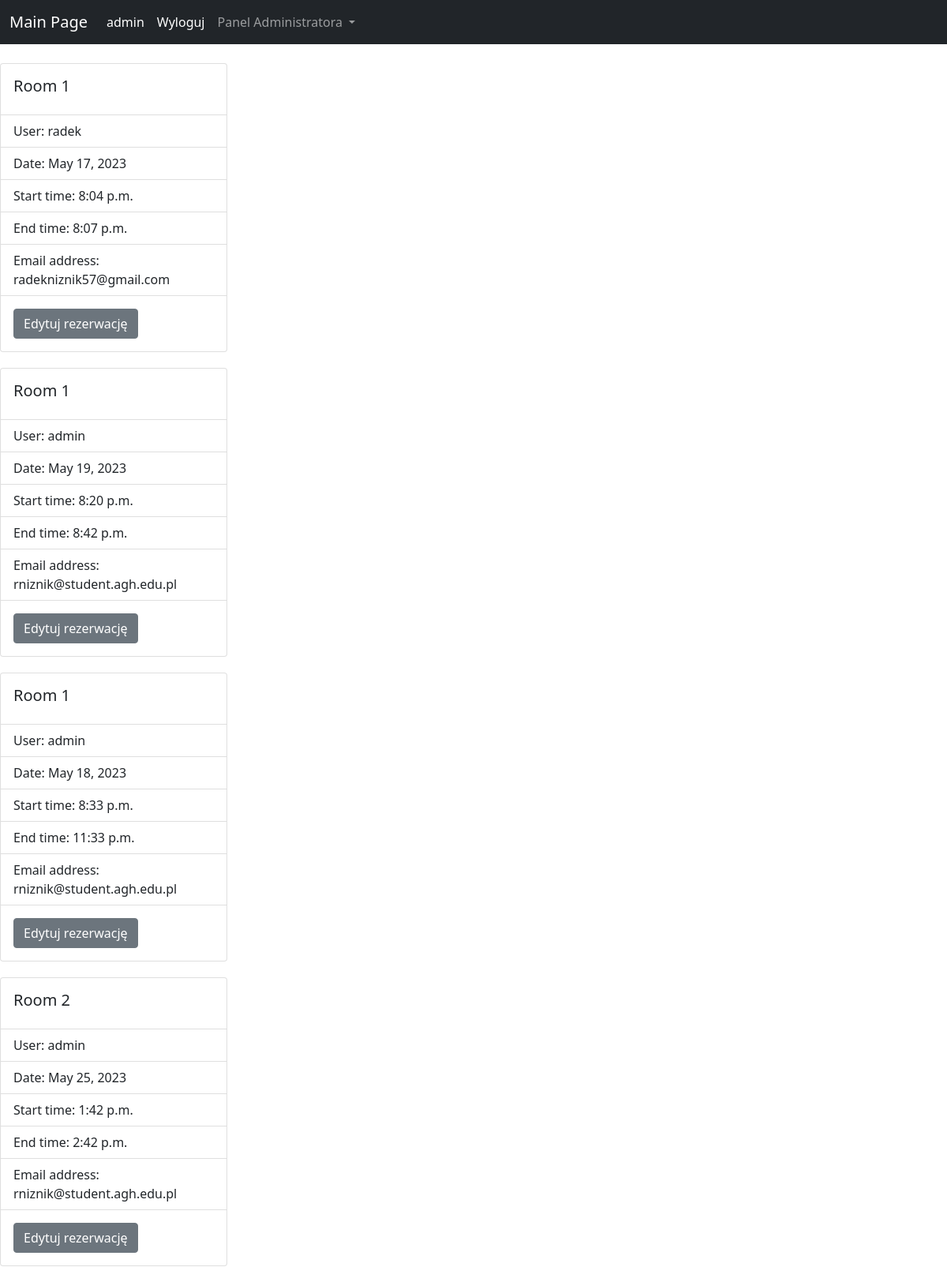
The page /reservationSystem/adminPanel/reservations/ (signed in) on the database its author committed.
### reservationSystem/models.py (models this page shows, shortened)
class Reservation(models.Model):
    user = models.ForeignKey(User, on_delete=models.SET_DEFAULT, default=None)
    date = models.DateField()
    start_time = models.TimeField()
    end_time = models.TimeField()
    room = models.ForeignKey(Room, on_delete=models.CASCADE)
    comment = models.TextField(blank=True)
    email_adress = models.EmailField('Email adress')

class Room(models.Model):
    name = models.CharField('Room name' ,max_length=255)
    description = models.TextField(blank=True)
    def __str__(self):
        return self.name

### reservationSystem/views.py (the view)
# urls.py: path('adminPanel/reservations/', views.reservations, name='reservations'),
def reservations(request):
    reservations = Reservation.objects.all()
    context = {
        'reservations_list': reservations,
    }
    return render(request, 'reservations.html', context)

### reservationSystem/templates/reservations.html (shortened to what this page needs)
{% extends 'base.html' %}
{% block content %}
    {% for reservation in reservations_list %}
    <div class="card" style="width: 18rem;">
        <div class="card-body">
        <h5 class="card-title">{{reservation.room}}</h5>
        </div>
        <ul class="list-group list-group-flush">
        <li class="list-group-item">User: {{reservation.user}}</li>
        <li class="list-group-item">Date: {{reservation.date}}</li>
        <li class="list-group-item">Start time: {{reservation.start_time}}</li>
        <li class="list-group-item">End time: {{reservation.end_time}}</li>
        <li class="list-group-item">Email address: {{reservation.email_adress}}</li>
        </ul>
        <div class="card-body">
            <a href="{% url 'reservation' reservation.id %}" class="btn btn-secondary">Edytuj rezerwację</a>
        </div>
    </div>
    {% endfor %}
{% endblock %}

### reservationSystem/templates/navbar.html (shortened to what this page needs)
<nav class="navbar navbar-expand-lg navbar-dark bg-dark">
    <div class="container-fluid">
      <a class="navbar-brand" href="{% url 'home' %}">Main Page</a>
      <div class="collapse navbar-collapse" id="navbarSupportedContent">
        <ul class="navbar-nav me-auto mb-2 mb-lg-0">
          {% if user.is_authenticated %}
            <li class="nav-item">
              <a class="nav-link active" aria-current="page">{{user.username}}</a>
            </li>
            <li class="nav-item">
              <a class="nav-link active" aria-current="page" href="{% url 'logout' %}">Wyloguj</a>
            </li>
          {% endif %}
          {% if user.is_staff %}
            <li class="nav-item dropdown">
              <a class="nav-link dropdown-toggle" id="navbarDropdown" role="button" data-bs-toggle="dropdown" aria-expanded="false">
                Panel Administratora
              </a>
            </li>
          {% endif %}
        </ul>
      </div>
    </div>
  </nav>

### reservationSystem/static/css/style.css (style rules this page uses)
.card { margin-bottom: 20px; }

### rows shown on the page
Reservation: room "Room 1", user "radek", date "May 17, 2023", start_time "8:04 p.m.", end_time "8:07 p.m.", email_adress "radekniznik57@gmail.com"
Reservation: room "Room 1", user "admin", date "May 19, 2023", start_time "8:20 p.m.", end_time "8:42 p.m.", email_adress "rniznik@student.agh.edu.pl"
Reservation: room "Room 1", user "admin", date "May 18, 2023", start_time "8:33 p.m.", end_time "11:33 p.m.", email_adress "rniznik@student.agh.edu.pl"
Reservation: room "Room 2", user "admin", date "May 25, 2023", start_time "1:42 p.m.", end_time "2:42 p.m.", email_adress "rniznik@student.agh.edu.pl"

### other values the page prints
{{ user.username }} "admin"
